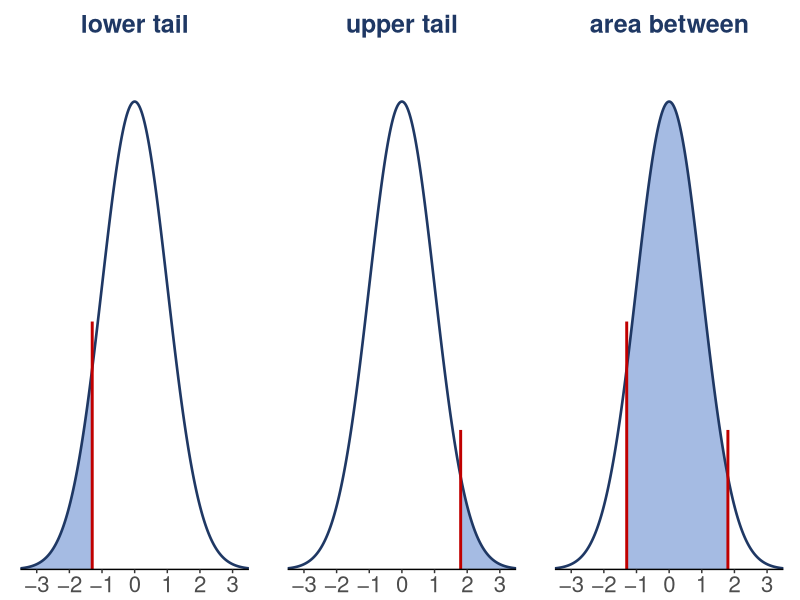
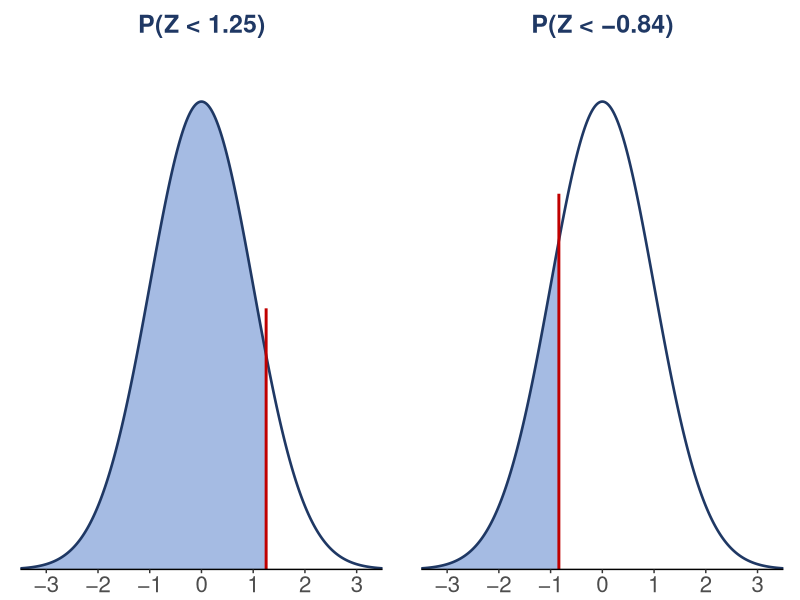
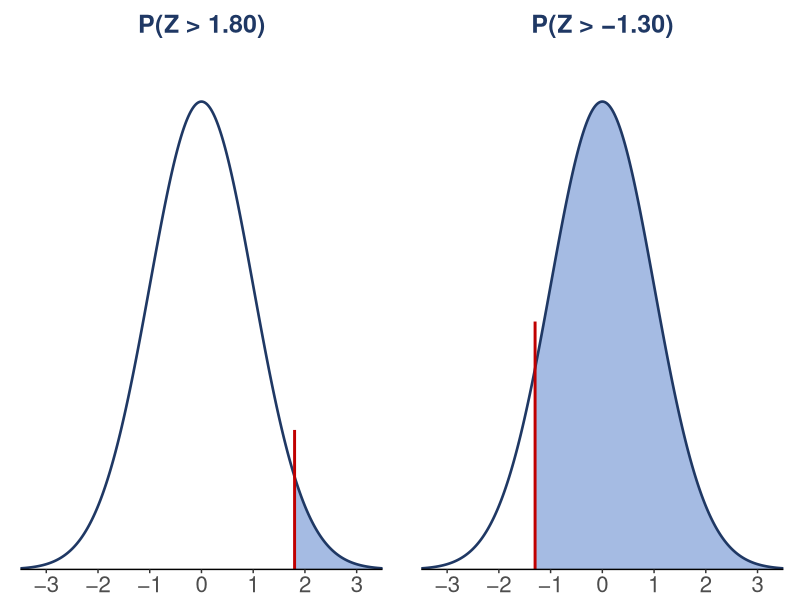
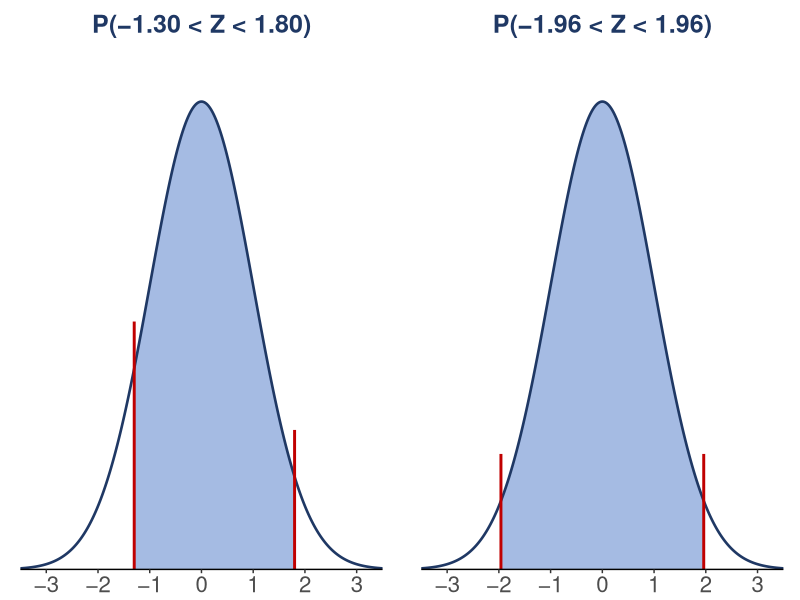

The R script that drew these images, in order: (Note: this script raises an error after producing the figures.)
#Checks the numbers on the Week 9 Lecture 19 deck (10/19/2026): finding areas under the
#standard normal curve, then the central limit theorem and confidence intervals carried
#over from Lecture 18 (which stopped before the CLT), plus a first interval for a
#proportion. It draws:
#
#  l19_three_areas.png  lower tail, upper tail and area between, side by side
#  l19_lower.png        P(Z < 1.25) and P(Z < -0.84)
#  l19_upper.png        P(Z > 1.80) and P(Z > -1.30)
#  l19_between.png      P(-1.30 < Z < 1.80) and P(-1.96 < Z < 1.96)
#  l19_figure_sizes.csv the size, in points, each figure is drawn at
#
#The carried-over slides reuse the Lecture 18 figures (make_lecture18_figures.R checks
#those numbers). The z-table values here are the four-decimal values of the course
#z-table, i.e. round(pnorm(z), 4), which is how students will read them.
#
#TYPE SIZE. Same rule as the other make_lectureN_figures.R scripts: nothing on a slide
#is under 16pt, so each figure is drawn at exactly its on-slide size (points / 72
#inches) and every text size goes through tsz() or el(), which refuse anything smaller.
#
#SOURCES
#  Teen cell phones: Pew Research Center survey of 743 U.S. teens aged 13-17, "Are you
#    losing focus in class by checking your cell phone?" Never 289, Rarely 216,
#    Sometimes 178, Often 60 (the published counts behind docs/Data/
#    teens_cell_phone_focus_simulated.csv; see assets/make_teens_cell_phone_data.R).
#  World Cup: 2.69 goals per match, as Lecture 18.

near <- function(a, b, tol = 5e-4) abs(a - b) < tol
zt <- function(z) round(pnorm(z), 4)          # a z-table lookup

#lower tail
stopifnot(zt(1.25) == 0.8944, zt(-0.84) == 0.2005)
#upper tail: 1 - table value
stopifnot(zt(1.80) == 0.9641, near(1 - zt(1.80), 0.0359, 1e-9),
          zt(-1.30) == 0.0968, near(1 - zt(-1.30), 0.9032, 1e-9))
#between: larger table value minus smaller
stopifnot(near(zt(1.80) - zt(-1.30), 0.8673, 1e-9),
          zt(1.96) == 0.9750, zt(-1.96) == 0.0250, near(zt(1.96) - zt(-1.96), 0.95, 1e-9))
#practice, and the empirical rule it should recall (68% and 95%)
stopifnot(zt(2) == 0.9772, near(1 - zt(0.5), 0.3085, 1e-9),
          near(zt(1) - zt(-1), 0.6826, 1e-9), near(zt(2) - zt(-2), 0.9544, 1e-9))

#World Cup tournament average: P(x-bar >= 3), the CLT used with the z-table
z3 <- round((3 - 2.69) / 0.205, 2)
stopifnot(z3 == 1.51, near(1 - zt(z3), 0.0655, 1e-9))

#teens losing focus in class: "sometimes" or "often"
x_t <- 178 + 60; n_t <- 289 + 216 + 178 + 60
ph_t <- round(x_t / n_t, 3); se_t <- round(sqrt(ph_t * (1 - ph_t) / n_t), 3)
stopifnot(x_t == 238, n_t == 743, ph_t == 0.320, n_t - x_t == 505, se_t == 0.017,
          near(2 * se_t, 0.034, 1e-9), near(ph_t - 2 * se_t, 0.286, 1e-9),
          near(ph_t + 2 * se_t, 0.354, 1e-9))

#----------------------------------------------------------------------------
suppressPackageStartupMessages(library(ggplot2))

this_file <- tryCatch(normalizePath(sys.frame(1)$ofile, winslash = "/"),
                      error = function(e) NA_character_)
if (is.na(this_file)) {
  args <- commandArgs(trailingOnly = FALSE)
  m <- grep("^--file=", args, value = TRUE)
  this_file <- if (length(m)) normalizePath(sub("^--file=", "", m[[1]]),
                                            winslash = "/") else NA_character_
}
if (is.na(this_file)) stop("Could not determine the script location; run it with Rscript.")
assets_dir <- dirname(this_file)

NAVY <- "#1F3864"; PALE <- "#D9E5F7"; SHADE <- "#8FAADC"; RED <- "#C00000"
MIN_PT <- 16
tsz <- function(pt) { stopifnot(pt >= MIN_PT); pt / ggplot2::.pt }
el  <- function(pt, ...) { stopifnot(pt >= MIN_PT); element_text(size = pt, ...) }

sizes <- data.frame(file = character(), w_pt = numeric(), h_pt = numeric(),
                    stringsAsFactors = FALSE)
save_fig <- function(p, file, w_pt, h_pt) {
  ggsave(file.path(assets_dir, file), p, width = w_pt / 72, height = h_pt / 72,
         dpi = 300, bg = "white")
  sizes[nrow(sizes) + 1, ] <<- list(file, w_pt, h_pt)
}
bare_x <- function() theme_classic() +
  theme(axis.title.x = element_blank(), axis.text.x = el(16), axis.title.y = element_blank(),
        axis.text.y = element_blank(), axis.ticks.y = element_blank(),
        axis.line.y = element_blank(),
        strip.text = el(18, face = "bold", colour = NAVY), strip.background = element_blank(),
        panel.spacing = unit(28, "pt"), plot.margin = margin(4, 12, 2, 12))

MINUS <- "−"
fmtz <- function(z) sub("-", MINUS, formatC(z, format = "f", digits = 2), fixed = TRUE)

#one panel per row of `areas`: a standard normal curve shaded from lo to hi, with a red
#line at each finite cut-off
curves <- function(areas) {
  grid <- seq(-3.5, 3.5, length.out = 401)
  areas$panel <- factor(areas$panel, levels = areas$panel)
  line <- do.call(rbind, lapply(seq_len(nrow(areas)), function(i)
    data.frame(panel = areas$panel[i], x = grid, y = dnorm(grid))))
  fill <- do.call(rbind, lapply(seq_len(nrow(areas)), function(i) {
    g <- grid[grid >= max(areas$lo[i], -3.5) & grid <= min(areas$hi[i], 3.5)]
    g <- sort(unique(c(max(areas$lo[i], -3.5), g, min(areas$hi[i], 3.5))))
    data.frame(panel = areas$panel[i], x = g, y = dnorm(g)) }))
  cuts <- do.call(rbind, lapply(seq_len(nrow(areas)), function(i) {
    z <- c(areas$lo[i], areas$hi[i]); z <- z[is.finite(z)]
    data.frame(panel = areas$panel[i], z = z) }))
  ggplot() +
    geom_area(data = fill, aes(x, y), fill = SHADE, alpha = 0.8) +
    geom_line(data = line, aes(x, y), colour = NAVY, linewidth = 0.9) +
    geom_segment(data = cuts, aes(x = z, xend = z, y = 0, yend = dnorm(z) + 0.04),
                 colour = RED, linewidth = 1) +
    facet_wrap(~panel, nrow = 1) +
    scale_x_continuous(breaks = -3:3, labels = sub("-", MINUS, -3:3, fixed = TRUE)) +
    coord_cartesian(xlim = c(-3.5, 3.5), ylim = c(0, 0.45), expand = FALSE) +
    bare_x()
}
pz <- function(lo, hi) {
  if (!is.finite(lo)) return(paste0("P(Z < ", fmtz(hi), ")"))
  if (!is.finite(hi)) return(paste0("P(Z > ", fmtz(lo), ")"))
  paste0("P(", fmtz(lo), " < Z < ", fmtz(hi), ")")
}
two <- function(lo, hi) data.frame(panel = mapply(pz, lo, hi), lo = lo, hi = hi)

#----------------------------------------------------------------------------
save_fig(curves(data.frame(panel = c("lower tail", "upper tail", "area between"),
                           lo = c(-Inf, 1.80, -1.30), hi = c(-1.30, Inf, 1.80))),
         "l19_three_areas.png", 840, 200)
save_fig(curves(two(c(-Inf, -Inf), c(1.25, -0.84))), "l19_lower.png", 680, 200)
save_fig(curves(two(c(1.80, -1.30), c(Inf, Inf))), "l19_upper.png", 680, 200)
save_fig(curves(two(c(-1.30, -1.96), c(1.80, 1.96))), "l19_between.png", 680, 200)

write.csv(sizes, file.path(assets_dir, "l19_figure_sizes.csv"), row.names = FALSE)
cat("Lecture 19 numbers check out; wrote", nrow(sizes), "figures to", assets_dir, "\n")
